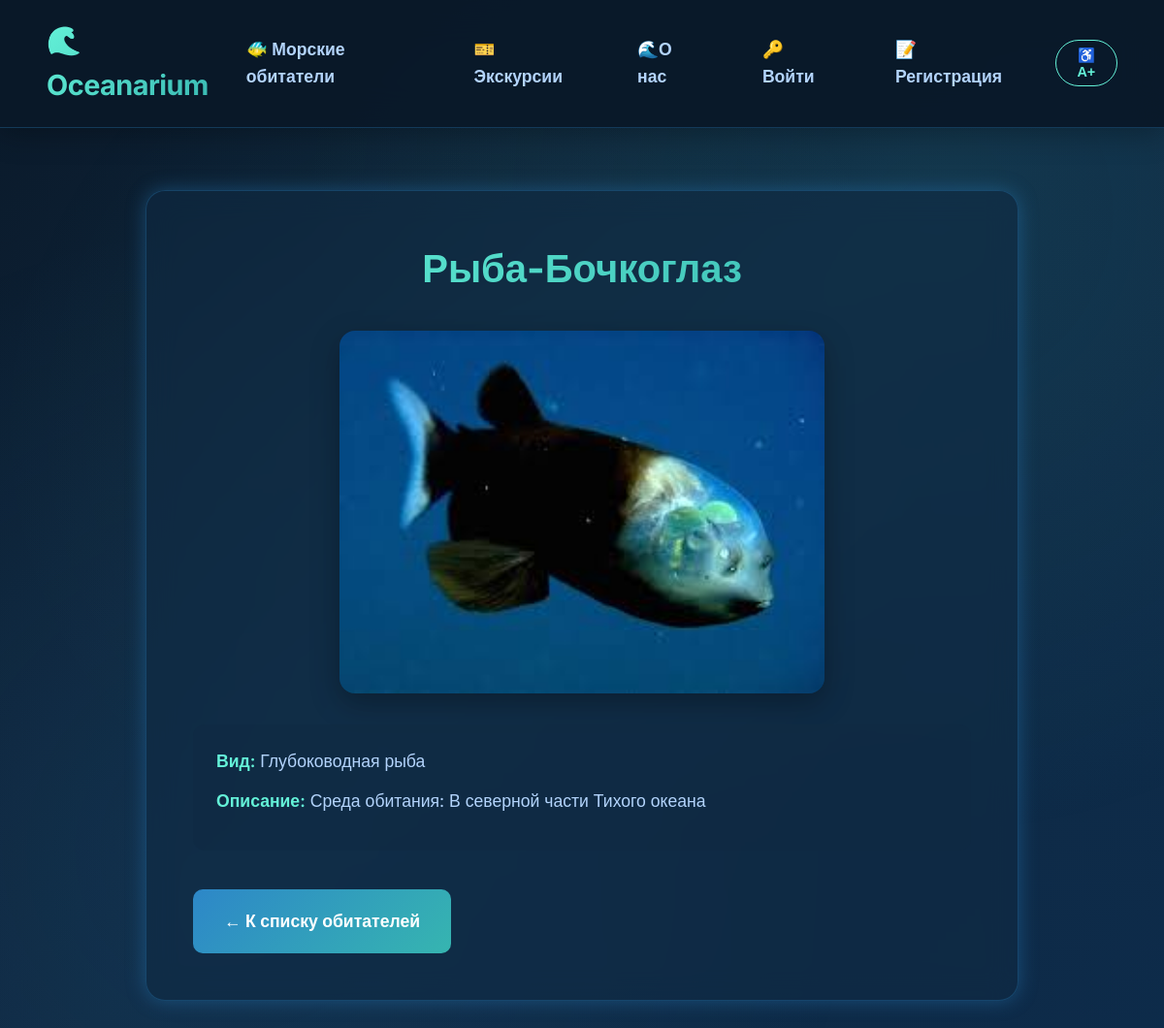
Screenshot of /3/ with the database file from the repository.
### animals/models.py (models this page shows, shortened)
class Animal(models.Model):
    name = models.CharField(max_length=100)
    species = models.CharField(max_length=100)
    description = models.TextField()
    image = models.ImageField(upload_to='animals/')
    habitat = models.CharField(max_length=100, blank=True)
    is_animal_of_the_day = models.BooleanField(default=False)

### animals/views.py (the view)
# urls.py: path('<int:pk>/', views.animal_detail, name='detail'),
def animal_detail(request, pk):
    animal = get_object_or_404(Animal, pk=pk)
    return render(request, 'animals/animal_detail.html', {'animal': animal})

### animals/templates/animals/animal_detail.html
{% extends "base.html" %}
{% block content %}
<div class="animal-detail-container">
    <h1>{{ animal.name }}</h1>
    <img src="{{ animal.image.url }}" alt="{{ animal.name }}" class="animal-detail-image">
    <div class="animal-info">
        <p><strong>Вид:</strong> {{ animal.species }}</p>
        <p><strong>Описание:</strong> {{ animal.description }}</p>
    </div>
    <a href="{% url 'animals:list' %}" class="btn-primary" style="display: inline-block; width: auto; text-decoration: none; text-align: center;">
        ← К списку обитателей
    </a>
</div>
{% endblock %}

### static/style.css (style rules this page uses)
* { margin: 0; padding: 0; box-sizing: border-box; }
:root { --primary-dark: #0a1929; --secondary-dark: #102a43; --accent-blue: #2d87c8; --accent-teal: #36b5b0; --accent-light: #64f2d8; --text-primary: #e8f4f8; --text-secondary: #b3d4fc; --glass-bg: rgba(16, 42, 67, 0.6); --glass-border: rgba(45, 135, 200, 0.3); --shadow-glow: 0 0 20px rgba(45, 135, 200, 0.4); }
body { font-family: 'Inter', 'Poppins', sans-serif; background: linear-gradient(135deg, #0a1929 0%, #102a43 50%, #0d2b4a 100%); color: var(--text-primary); min-height: 100vh; line-height: 1.6; overflow-x: hidden; position: relative; }
body::before { content: ''; position: fixed; top: 0; left: 0; width: 100%; height: 100%; background-image: radial-gradient(circle at 20% 80%, rgba(45, 135, 200, 0.1) 0%, transparent 50%), radial-gradient(circle at 80% 20%, rgba(54, 181, 176, 0.1) 0%, transparent 50%), radial-gradient(circle at 40% 40%, rgba(100, 242, 216, 0.05) 0%, transparent 50%); z-index: -2; }
.animal-detail-container { background: var(--glass-bg); backdrop-filter: blur(15px); border: 1px solid var(--glass-border); border-radius: 20px; padding: 3rem; margin: 2rem auto; max-width: 900px; box-shadow: var(--shadow-glow); }
.animal-detail-container h1 { font-size: 2.5rem; background: linear-gradient(135deg, var(--accent-light), var(--accent-teal)); -webkit-background-clip: text; -webkit-text-fill-color: transparent; background-clip: text; text-align: center; margin-bottom: 2rem; }
.animal-detail-image { width: 100%; max-width: 500px; height: auto; border-radius: 16px; margin: 0 auto 2rem; display: block; box-shadow: 0 10px 30px rgba(0, 0, 0, 0.3); }
.animal-info { background: rgba(16, 42, 67, 0.5); border-radius: 12px; padding: 1.5rem; margin-bottom: 1.5rem; }
.animal-info p { font-size: 1.1rem; margin-bottom: 0.8rem; color: var(--text-secondary); }
.animal-info strong { color: var(--accent-light); font-weight: 600; }
.btn-primary { background: linear-gradient(135deg, var(--accent-blue), var(--accent-teal)); color: white; border: none; padding: 1.2rem 2rem; border-radius: 10px; font-size: 1.1rem; font-weight: 600; cursor: pointer; transition: all 0.3s ease; width: 100%; margin-top: 1rem; }

### rows the page displays
Animal: name "Рыба-Бочкоглаз", image (picture), species "Глубоководная рыба", description "Среда обитания: В северной части Тихого океана"
